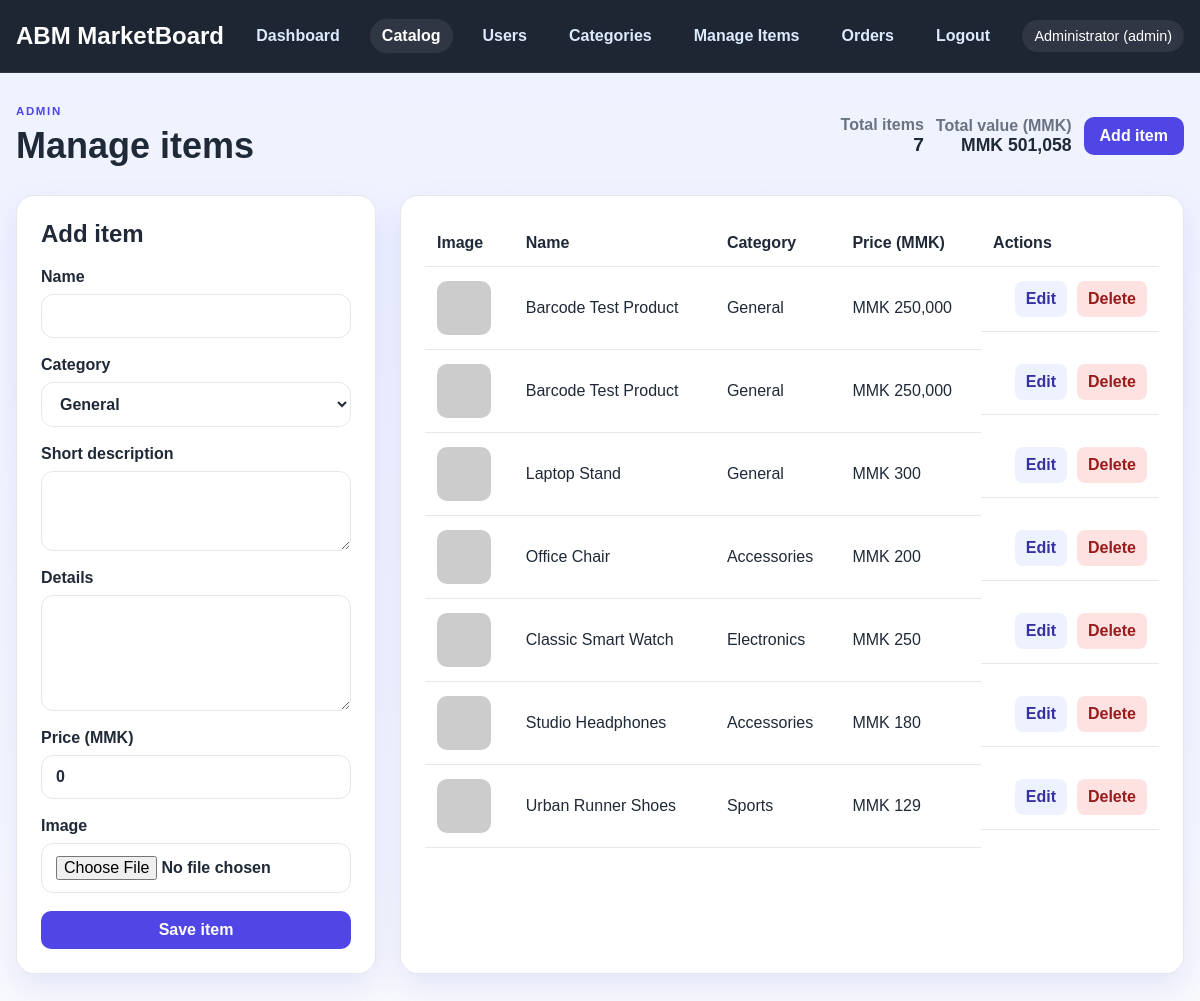
The page /admin/items.php (signed in) on the database its author committed.
### tables this page shows
CREATE TABLE items (
            id INTEGER PRIMARY KEY AUTOINCREMENT,
            name TEXT NOT NULL,
            description TEXT NOT NULL,
            details TEXT NOT NULL,
            price REAL NOT NULL DEFAULT 0,
            image TEXT,
            created_at DATETIME DEFAULT CURRENT_TIMESTAMP
        , category TEXT NOT NULL DEFAULT "General", barcode TEXT);

### app/db.php (called while the page is built, shortened)
<?php
function getDb(): PDO
{
    static $pdo = null;
    if ($pdo === null) {
        $pdo = new PDO('sqlite:' . DB_PATH);
        $pdo->setAttribute(PDO::ATTR_ERRMODE, PDO::ERRMODE_EXCEPTION);
        $pdo->setAttribute(PDO::ATTR_DEFAULT_FETCH_MODE, PDO::FETCH_ASSOC);
        $pdo->exec('PRAGMA foreign_keys = ON;');
        initializeDatabase($pdo);
    }
    return $pdo;
}
function initializeDatabase(PDO $pdo): void
{
    $pdo->exec('CREATE TABLE IF NOT EXISTS users (
        id INTEGER PRIMARY KEY AUTOINCREMENT,
        name TEXT NOT NULL,
        email TEXT NOT NULL UNIQUE,
        password TEXT NOT NULL,
        role TEXT NOT NULL DEFAULT "user",
        approved INTEGER NOT NULL DEFAULT 0,
        created_at DATETIME DEFAULT CURRENT_TIMESTAMP
    )');
    $pdo->exec('CREATE TABLE IF NOT EXISTS items (
        id INTEGER PRIMARY KEY AUTOINCREMENT,
        name TEXT NOT NULL,
        description TEXT NOT NULL,
        details TEXT NOT NULL,
        price REAL NOT NULL DEFAULT 0,
        image TEXT,
        category TEXT NOT NULL DEFAULT "General",
        barcode TEXT,
        created_at DATETIME DEFAULT CURRENT_TIMESTAMP
    )');
    $pdo->exec('CREATE TABLE IF NOT EXISTS categories (
        id INTEGER PRIMARY KEY AUTOINCREMENT,
        name TEXT NOT NULL UNIQUE,
        created_at DATETIME DEFAULT CURRENT_TIMESTAMP
    )');
    $pdo->exec('CREATE TABLE IF NOT EXISTS messages (
        id INTEGER PRIMARY KEY AUTOINCREMENT,
        sender_id INTEGER,
        sender_name TEXT NOT NULL,
        message TEXT NOT NULL,
        is_announcement INTEGER NOT NULL DEFAULT 0,
        created_at DATETIME DEFAULT CURRENT_TIMESTAMP,
        FOREIGN KEY (sender_id) REFERENCES users(id) ON DELETE SET NULL
    )');
    $pdo->exec('CREATE TABLE IF NOT EXISTS orders (
        id INTEGER PRIMARY KEY AUTOINCREMENT,
        user_id INTEGER NOT NULL,
        total INTEGER NOT NULL DEFAULT 0,
        status TEXT NOT NULL DEFAULT "pending",
        created_at DATETIME DEFAULT CURRENT_TIMESTAMP,
        FOREIGN KEY (user_id) REFERENCES users(id) ON DELETE CASCADE
    )');
    $pdo->exec('CREATE TABLE IF NOT EXISTS order_items (
        id INTEGER PRIMARY KEY AUTOINCREMENT,
        order_id INTEGER NOT NULL,
        item_id INTEGER NOT NULL,
        price INTEGER NOT NULL,
        quantity INTEGER NOT NULL DEFAULT 1,
        FOREIGN KEY (order_id) REFERENCES orders(id) ON DELETE CASCADE,
        FOREIGN KEY (item_id) REFERENCES items(id) ON DELETE CASCADE
    )');
    try {
        $pdo->query('SELECT is_announcement FROM messages LIMIT 1');
    } catch (Exception $e) {
        try {
            $pdo->exec('ALTER TABLE messages ADD COLUMN is_announcement INTEGER NOT NULL DEFAULT 0');
        } catch (Exception $ignored) {
        }
    }
    try {
        $pdo->query('SELECT approved FROM users LIMIT 1');
    } catch (Exception $e) {
        try {
            $pdo->exec('ALTER TABLE users ADD COLUMN approved INTEGER NOT NULL DEFAULT 0');
        } catch (Exception $ignored) {
        }
    }
    try {
        $pdo->query('SELECT barcode FROM items LIMIT 1');
    } catch (Exception $e) {
        try {
            $pdo->exec('ALTER TABLE items ADD COLUMN barcode TEXT');
        } catch (Exception $ignored) {
        }
    }
    $count = (int) $pdo->query('SELECT COUNT(*) FROM users WHERE email = "admin@demo.com"')->fetchColumn();
}
function getAllItems(): array
{
    $stmt = getDb()->query('SELECT * FROM items ORDER BY created_at DESC');
    return $stmt->fetchAll();
}
function getItemsTotal(): float
{
    $stmt = getDb()->query('SELECT COALESCE(SUM(price), 0) as total FROM items');
    $row = $stmt->fetch();
    return (float) ($row['total'] ?? 0.0);
}
function getItemCategories(): array
{
    $stmt = getDb()->query('SELECT name FROM categories ORDER BY name ASC');
    $rows = $stmt->fetchAll(PDO::FETCH_COLUMN);
    return $rows;
}

### app/helpers.php (called while the page is built, shortened)
<?php
require_once __DIR__ . '/db.php';
function e(string $value): string
{
    return htmlspecialchars($value, ENT_QUOTES, 'UTF-8');
}
function formatPrice(float $amount): string
{
    return 'MMK ' . number_format((int) round($amount), 0, '.', ',');
}
function itemImageUrl(?string $imageName): string
{
    $imageName = ltrim($imageName, '/');
    $imageName = preg_replace('#^uploads/items/#', '', $imageName) ?? $imageName;
    $publicPath = APP_ROOT . '/public/uploads/items/' . $imageName;
    $legacyPath = APP_ROOT . '/uploads/items/' . $imageName;
    return 'https://placehold.co/600x400/1f2937/ffffff?text=Product';
}

### public/admin/items.php (the view, shortened to what this page needs)
<?php
require_once __DIR__ . '/../../app/helpers.php';
$editId = (int) ($_GET['edit'] ?? 0);
$editingItem = $editId > 0 ? findItemById($editId) : null;
$items = getAllItems();
$categories = getItemCategories();
$totalCount = count(getAllItems());
$totalValueUsd = getItemsTotal();
include __DIR__ . '/../../app/partials/header.php';
?>
<section class="page-header">
    <div>
        <p class="eyebrow">Admin</p>
        <h1>Manage items</h1>
    </div>
    <div style="display:flex;gap:12px;align-items:center">
        <div style="text-align:right">
            <div style="color:var(--muted);font-weight:700">Total items</div>
            <div style="font-size:1.2rem;font-weight:800"><?= (int) $totalCount ?></div>
        </div>
        <div style="text-align:right">
            <div style="color:var(--muted);font-weight:700">Total value (<?= defined('CURRENCY') ? CURRENCY : 'MMK' ?>)</div>
            <div style="font-size:1.1rem;font-weight:800"><?= formatPrice((float) $totalValueUsd) ?></div>
        </div>
        <a class="primary-btn" href="/admin/items.php">Add item</a>
    </div>
</section>
<div class="admin-layout">
    <aside class="admin-form-card">
        <h2><?= $editingItem ? 'Edit item' : 'Add item' ?></h2>
        <form method="post" class="form-grid" enctype="multipart/form-data">
            <label>
                <span>Name</span>
                <input type="text" name="name" value="<?= e($editingItem['name'] ?? '') ?>" required>
            </label>
            <label>
                <span>Category</span>
                <select name="category" required>
                    <?php foreach ($categories as $categoryOption): ?>
                        <option value="<?= e($categoryOption) ?>" <?= (($editingItem['category'] ?? 'General') === $categoryOption) ? 'selected' : '' ?>><?= e($categoryOption) ?></option>
                    <?php endforeach; ?>
                </select>
            </label>
            <label>
                <span>Short description</span>
                <textarea name="description" rows="3" required><?= e($editingItem['description'] ?? '') ?></textarea>
            </label>
            <label>
                <span>Details</span>
                <textarea name="details" rows="5" required><?= e($editingItem['details'] ?? '') ?></textarea>
            </label>
            <label>
                <span>Price (MMK)</span>
                <input type="number" name="price" step="1" min="0" value="<?= e((string) ($editingItem['price'] ?? 0)) ?>" required>
            </label>
            <label>
                <span>Image</span>
                <input type="file" name="image" accept="image/*">
            </label>
            <button type="submit" name="save_item" class="primary-btn">Save item</button>
        </form>
    </aside>
    <section class="admin-table-card">
        <table>
            <thead>
                <tr>
                    <th>Image</th>
                    <th>Name</th>
                    <th>Category</th>
                    <th>Price (MMK)</th>
                    <th>Actions</th>
                </tr>
            </thead>
            <tbody>
            <?php foreach ($items as $item): ?>
                <tr>
                    <td><img class="mini-thumb" src="<?= e(itemImageUrl($item['image'])) ?>" alt="<?= e($item['name']) ?>"></td>
                    <td><?= e($item['name']) ?></td>
                    <td><?= e($item['category'] ?? 'General') ?></td>
                    <td><?= formatPrice((float) $item['price']) ?></td>
                    <td class="action-buttons">
                        <a href="/admin/items.php?edit=<?= (int) $item['id'] ?>">Edit</a>
                        <form method="post" onsubmit="return confirm('Delete this item?');">
                            <button type="submit">Delete</button>
                        </form>
                    </td>
                </tr>
            <?php endforeach; ?>
            </tbody>
        </table>
    </section>
</div>
<?php include __DIR__ . '/../../app/partials/footer.php'; ?>

### public/assets/style.css (style rules this page uses)
:root { --bg: #f5f7ff; --panel: #ffffff; --panel-alt: #eef3ff; --primary: #4f46e5; --primary-dark: #3730a3; --accent: #f59e0b; --text: #1f2937; --muted: #6b7280; --border: #e5e7eb; --success: #10b981; --error: #ef4444; --shadow: 0 12px 32px rgba(79, 70, 229, 0.12); }
* { box-sizing: border-box; }
body { margin: 0; font-family: Arial, Helvetica, sans-serif; background: linear-gradient(180deg, #eef2ff 0%, #f8fafc 100%); color: var(--text); }
a { color: var(--primary); text-decoration: none; }
img { max-width: 100%; display: block; }
button, input, textarea, select { font: inherit; }
.page-header { display: flex; justify-content: space-between; align-items: center; gap: 18px; margin-bottom: 28px; }
.eyebrow { text-transform: uppercase; letter-spacing: 0.14em; color: var(--primary); font-weight: 700; font-size: 0.72rem; margin: 0 0 8px; }
h1, h2, h3, p { margin-top: 0; }
h1 { font-size: clamp(2rem, 3vw, 2.8rem); margin-bottom: 0; }
.stat-card, .welcome-panel, .section-block, .admin-form-card, .admin-table-card, .auth-card, .product-card, .item-detail, .detail-box { background: var(--panel); border: 1px solid var(--border); border-radius: 18px; box-shadow: var(--shadow); }
.primary-btn, button[type="submit"], .action-buttons a, .action-buttons button { border: none; border-radius: 10px; padding: 10px 16px; font-weight: 700; cursor: pointer; transition: 0.2s ease; }
.primary-btn, button[type="submit"] { background: var(--primary); color: white; }
.auth-form, .form-grid { display: grid; gap: 18px; }
label { display: grid; gap: 8px; color: var(--text); font-weight: 600; }
input, textarea, select { width: 100%; padding: 12px 14px; border-radius: 12px; border: 1px solid var(--border); background: #fff; color: var(--text); }
.admin-layout { display: grid; grid-template-columns: 360px minmax(0, 1fr); gap: 24px; }
.admin-form-card, .admin-table-card { padding: 24px; }
table { width: 100%; border-collapse: collapse; }
th, td { border-bottom: 1px solid var(--border); padding: 14px 12px; text-align: left; vertical-align: middle; }
.action-buttons { display: flex; align-items: center; gap: 10px; justify-content: flex-end; }
.action-buttons a, .action-buttons button { display: inline-flex; align-items: center; justify-content: center; background: #eef2ff; color: var(--primary-dark); border: 1px solid transparent; text-decoration: none; }
.action-buttons button { background: #fee2e2; color: #991b1b; }
.action-buttons form { margin: 0; padding: 0; }
.action-buttons a, .action-buttons button { padding: 8px 10px; height: 36px; border-radius: 8px; line-height: 1; }
.mini-thumb { width: 54px; height: 54px; object-fit: cover; border-radius: 10px; }

### rows shown on the page
items: name "Barcode Test Product", category "General", price "MMK 250,000"
items: name "Barcode Test Product", category "General", price "MMK 250,000"
items: name "Laptop Stand", category "General", price "MMK 300"
items: name "Office Chair", category "Accessories", price "MMK 200"
items: name "Classic Smart Watch", category "Electronics", price "MMK 250"
items: name "Studio Headphones", category "Accessories", price "MMK 180"
items: name "Urban Runner Shoes", category "Sports", price "MMK 129"

### other values the page prints
$loggedUser['name'] "Administrator"
$loggedUser['role'] "admin"
$totalCount "7"
CURRENCY "MMK"
formatPrice((float) $totalValueUsd) "MMK 501,058"
form field category "General"
